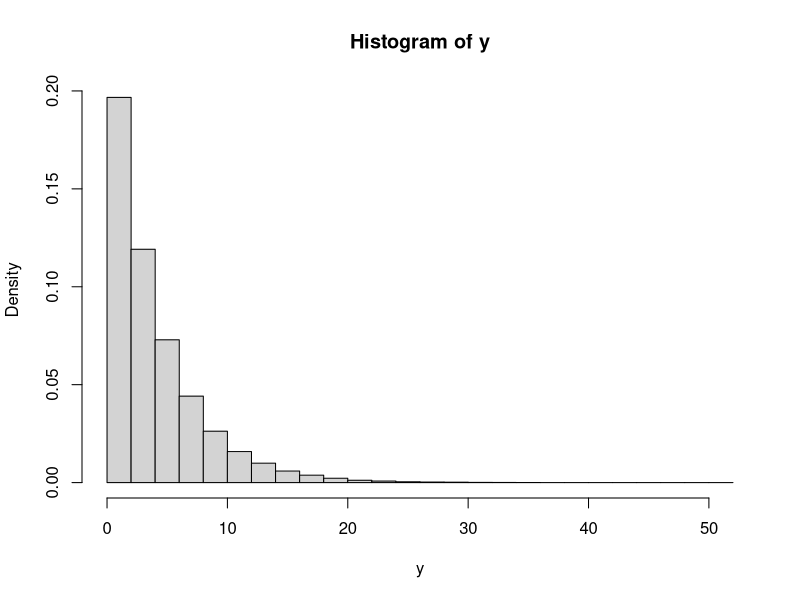

This chart was generated by the following R code: (Note: this script raises an error after producing the figure.)

create_sp_names <- function(number){
  return(paste("sp", seq(1,number), sep=""))
}

number = 20

get_probabilities <- function(number, adjust = 5, noise = T){
  y <- rexp(100000,1/(number/adjust))
  hpr <- hist(y, breaks = number+5, freq = F)
  probs <- hpr$density[1:number]
  return(probs)
}

size = 20

commdf <- data.frame(spec=create_sp_names(size),
                     probs = get_probabilities(size))

commOfSize <- function(n, noise = 1){
  
  d=commdf$probs
  logit=function(x){log(x/(1-x))}
  ld <- logit(d)
  ns <- rnorm(length(d),mean=0,sd=noise)
  ldns <- ld + ns
  de=exp(ldns)/(1+exp(ldns))
  noise_probs <- de/sum(de)
  
  # plot(commdf$probs, pch = 20, col="blue")
  # par(new=T)
  # plot(noise_probs, pch=19, col = "red")
  
  sample(commdf$spec, n, prob = noise_probs,
         replace = T)
}

# Initiate community:
initial_comm <- commOfSize(1000, noise=0)

rand_no = 20

plotData <- data.frame()

for(noise in seq(0,1.25, by = 0.25)){
  for(csize in seq(1000, 10, by = -5)){
    
    # print each community size that will be compared with the 
    # initial community
    print(csize)
    
    # Set an initial communtity matrix
    sizeComm <- summary(initial_comm)
    # Get few estimations of a random community
    for(rand in 1:rand_no){
      sizeComm <- cbind(sizeComm, 
                        summary(commOfSize(csize, noise = noise)))
    }
    
    colnames(sizeComm) <- c("init", paste("rep", seq(1:rand_no), sep="_"))
    
    values <- as.matrix(beta.pair.abund(t(sizeComm))$beta.bray)[,1]
    
    row <- data.frame(size = csize, 
                      bc = values[-1],
                      noise = noise)
    
    plotData <- rbind(plotData, row)
    
  }
  
}

library(ggplot2)
ggplot(plotData, aes(x = size, y = bc))+
  geom_point(alpha = 0.1)+
  facet_wrap(~noise)
